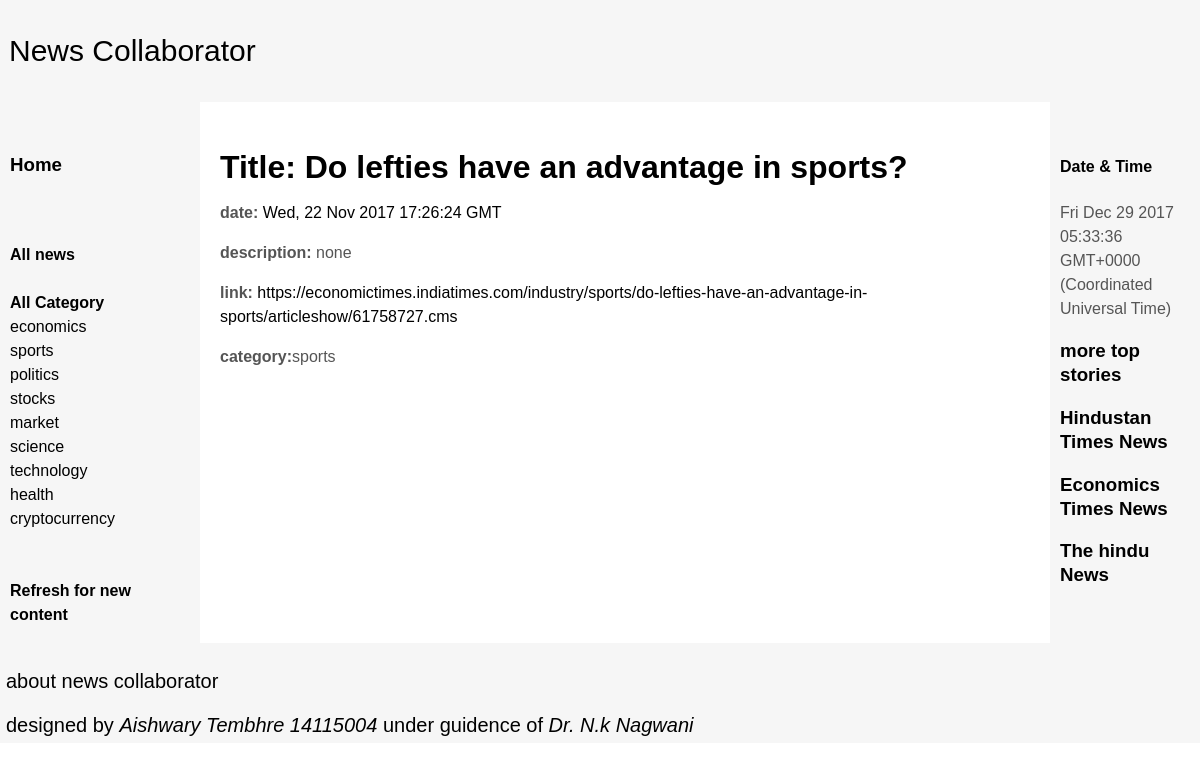
/catalog/news/241, run on the app's committed database.
### catalog/models.py (models this page shows, shortened)
class News(models.Model):
    title = models.CharField(max_length=200)
    date = models.CharField(max_length=100)
    description = models.TextField(max_length=1000, help_text="Enter a brief description of the news")
    link = models.CharField(max_length=100, help_text="hfjhhj")
    category = models.CharField(Genre, max_length=100, help_text="Select a genre for this news")

### catalog/views.py (the view)
# urls.py: url(r'^news/(?P<pk>\d+)$', views.NewsDetailView.as_view(), name='news-detail'),
class NewsDetailView(generic.DetailView):
    model = News

### catalog/templates/catalog/news_detail.html
{% extends "base_generic.html" %}
{% block content %}
  <h1>Title: {{ news.title }}</h1>
  <p><strong>date:</strong> <a href="">{{ news.date }}</a></p>
  <p><strong>description:</strong> {{ news.description }}</p>
  <p><strong>link:</strong><a href="{{ news.link }}"> {{ news.link }}</a></p>
  <p><strong>category:</strong>{{ news.category }}</p>
{% endblock %}

### catalog/templates/base_generic.html (style rules this page uses)
body { min-width: 630px; }
body { margin: 0; padding: 0; font-family:Sans-serif; line-height: 1.5em; }
p { color: #555; }
a { text-decoration: none ; color:black; }

### data on the page
News: title "Do lefties have an advantage in sports?", date "Wed, 22 Nov 2017 17:26:24 GMT", description "none", link "https://economictimes.indiatimes.com/industry/sports/do-lefties-have-an-advantage-in-sports/articleshow/61758727.cms", category "sports"
